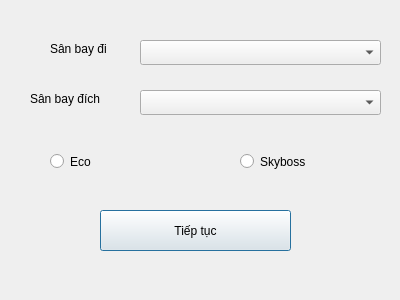
<?xml version="1.0" encoding="UTF-8"?>
<ui version="4.0">
 <class>SearchForStrAndDesAirport</class>
 <widget class="QDialog" name="SearchForStrAndDesAirport">
  <property name="geometry">
   <rect>
    <x>0</x>
    <y>0</y>
    <width>400</width>
    <height>300</height>
   </rect>
  </property>
  <property name="windowTitle">
   <string>Dialog</string>
  </property>
  <widget class="QLabel" name="label">
   <property name="geometry">
    <rect>
     <x>50</x>
     <y>40</y>
     <width>91</width>
     <height>17</height>
    </rect>
   </property>
   <property name="text">
    <string>Sân bay đi</string>
   </property>
  </widget>
  <widget class="QLabel" name="label_2">
   <property name="geometry">
    <rect>
     <x>30</x>
     <y>90</y>
     <width>101</width>
     <height>17</height>
    </rect>
   </property>
   <property name="text">
    <string>Sân bay đích</string>
   </property>
  </widget>
  <widget class="QPushButton" name="Confirm">
   <property name="geometry">
    <rect>
     <x>100</x>
     <y>210</y>
     <width>191</width>
     <height>41</height>
    </rect>
   </property>
   <property name="text">
    <string>Tiếp tục</string>
   </property>
  </widget>
  <widget class="QComboBox" name="StrAirport">
   <property name="geometry">
    <rect>
     <x>140</x>
     <y>40</y>
     <width>241</width>
     <height>25</height>
    </rect>
   </property>
  </widget>
  <widget class="QComboBox" name="DesAirport">
   <property name="geometry">
    <rect>
     <x>140</x>
     <y>90</y>
     <width>241</width>
     <height>25</height>
    </rect>
   </property>
  </widget>
  <widget class="QRadioButton" name="eco">
   <property name="geometry">
    <rect>
     <x>50</x>
     <y>150</y>
     <width>112</width>
     <height>23</height>
    </rect>
   </property>
   <property name="text">
    <string>Eco</string>
   </property>
  </widget>
  <widget class="QRadioButton" name="skyboss">
   <property name="geometry">
    <rect>
     <x>240</x>
     <y>150</y>
     <width>112</width>
     <height>23</height>
    </rect>
   </property>
   <property name="text">
    <string>Skyboss</string>
   </property>
  </widget>
 </widget>
 <resources/>
 <connections/>
</ui>
